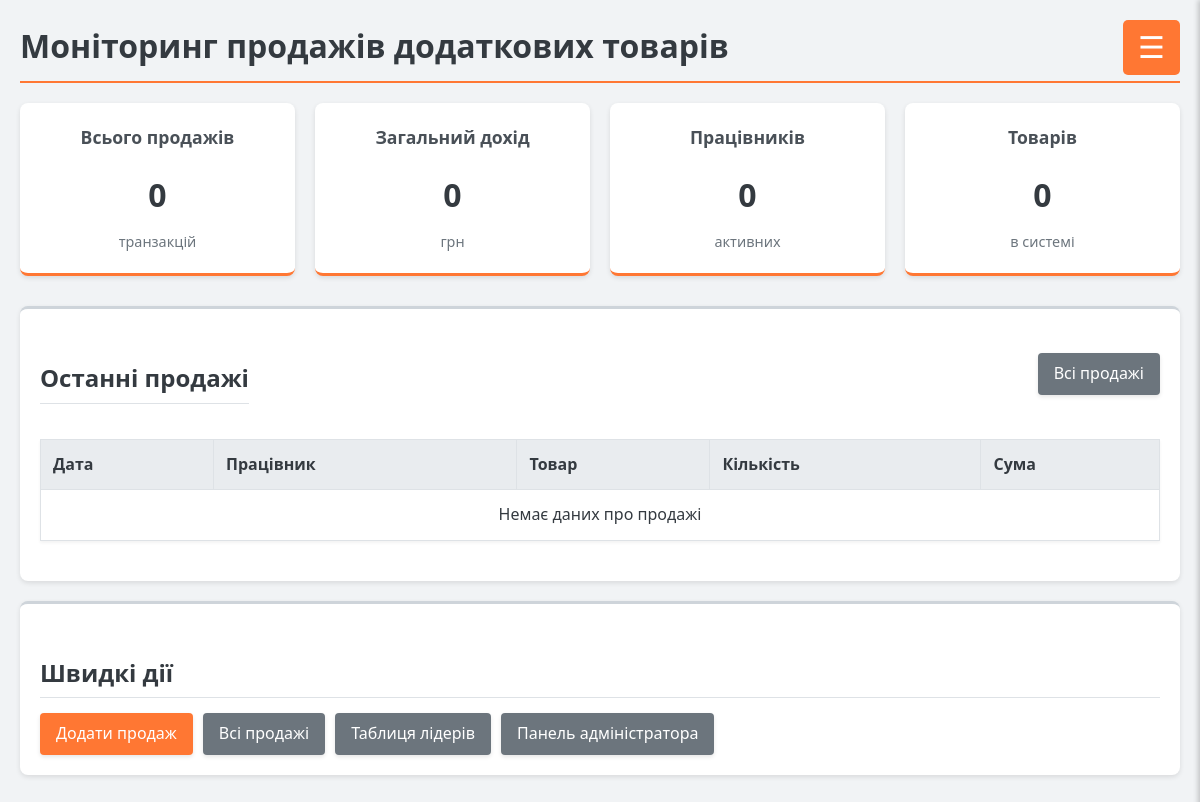
Before: / with the older database file.
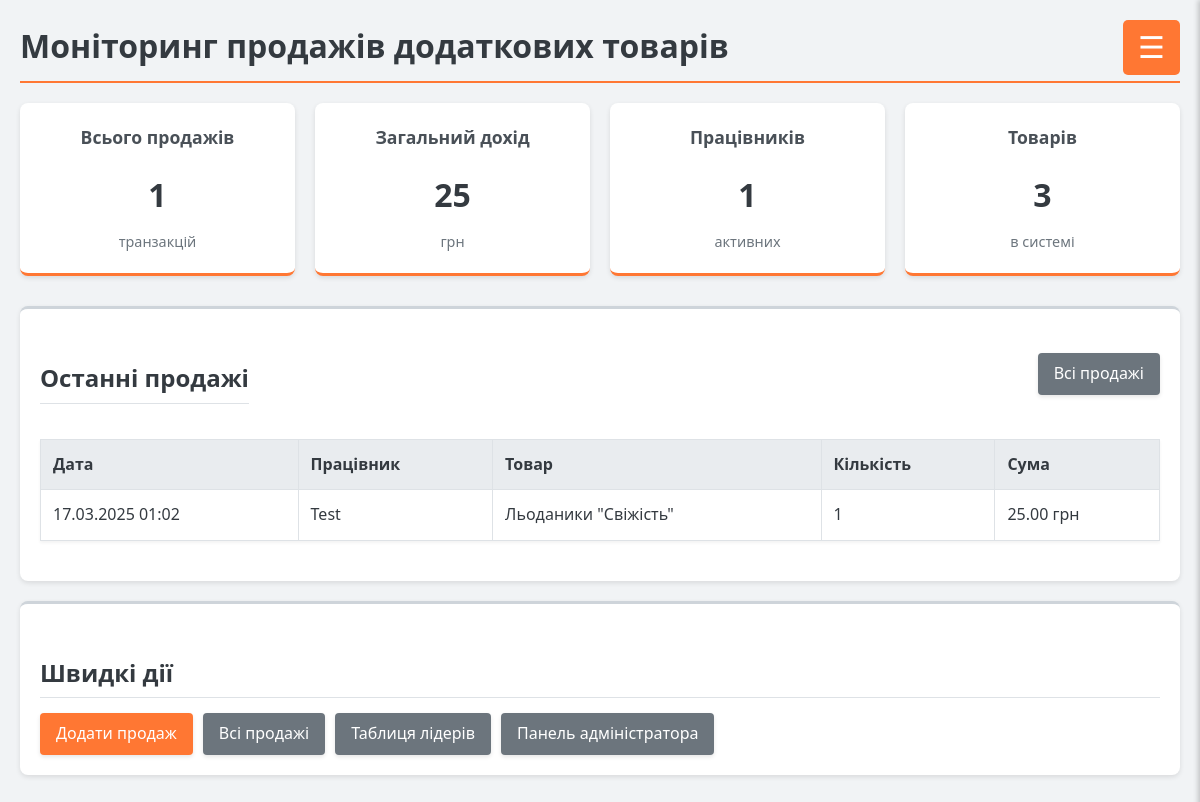
After: the same page with the newer database file.
### app/models.py (models this page shows, shortened)
class Sale(models.Model):
    employee = models.ForeignKey(Employee, on_delete=models.CASCADE, verbose_name="Працівник")
    product = models.ForeignKey(Product, on_delete=models.CASCADE, verbose_name="Товар")
    quantity = models.IntegerField(
        default=1,
        verbose_name="Кількість",
        validators=[MinValueValidator(1)]
    )
    date = models.DateTimeField(default=timezone.now, verbose_name="Дата продажу")
    @property
    def total_price(self):
        return self.product.price * self.quantity
    class Meta:
        verbose_name = "Продаж"
        verbose_name_plural = "Продажі"

class Employee(models.Model):
    user = models.OneToOneField(User, on_delete=models.CASCADE, related_name='employee')
    position = models.CharField(max_length=100, verbose_name="Посада")
    phone = models.CharField(max_length=15, verbose_name="Телефон")
    def __str__(self):
        return f"{self.user.get_full_name() or self.user.username}"
    class Meta:
        verbose_name = "Працівник"
        verbose_name_plural = "Працівники"

class Product(models.Model):
    name = models.CharField(max_length=255, verbose_name="Назва товару")
    price = models.DecimalField(
        max_digits=10,
        decimal_places=2,
        verbose_name="Ціна",
        validators=[MinValueValidator(0.01)]
    )
    quantity = models.PositiveIntegerField(verbose_name="Кількість", default=0)
    active = models.BooleanField(default=True, verbose_name="Активний")
    def __str__(self):
        return self.name
    class Meta:
        verbose_name = "Товар"
        verbose_name_plural = "Товари"

### app/views.py (the view)
# urls.py: path('', views.home, name='home'),
def home(request):
    total_sales = Sale.objects.count()
    total_revenue = Sale.objects.aggregate(total=Sum('product__price'))['total'] or 0
    employees_count = Employee.objects.count()
    products_count = Product.objects.count()
    recent_sales = Sale.objects.order_by('-date')[:5]
    return render(request, 'app/home.html', {
        'total_sales': total_sales,
        'total_revenue': total_revenue,
        'employees_count': employees_count,
        'products_count': products_count,
        'recent_sales': recent_sales,
    })

### app/templates/app/home.html (shortened to what this page needs)
{% extends 'base.html' %}
{% block content %}
<h1>Моніторинг продажів додаткових товарів</h1>
<div class="stats-row">
    <div class="stat-card">
        <h3>Всього продажів</h3>
        <div class="stat-value">{{ total_sales }}</div>
        <div class="stat-label">транзакцій</div>
    </div>
    <div class="stat-card">
        <h3>Загальний дохід</h3>
        <div class="stat-value">{{ total_revenue }}</div>
        <div class="stat-label">грн</div>
    </div>
    <div class="stat-card">
        <h3>Працівників</h3>
        <div class="stat-value">{{ employees_count }}</div>
        <div class="stat-label">активних</div>
    </div>
    <div class="stat-card">
        <h3>Товарів</h3>
        <div class="stat-value">{{ products_count }}</div>
        <div class="stat-label">в системі</div>
    </div>
</div>
<div class="card">
    <div class="header">
        <h2>Останні продажі</h2>
        <a href="{% url 'sales_list' %}" class="btn btn-secondary">Всі продажі</a>
    </div>
    <table>
        <thead>
            <tr>
                <th>Дата</th>
                <th>Працівник</th>
                <th>Товар</th>
                <th>Кількість</th>
                <th>Сума</th>
            </tr>
        </thead>
        <tbody>
            {% for sale in recent_sales %}
            <tr>
                <td>{{ sale.date|date:"d.m.Y H:i" }}</td>
                <td>{{ sale.employee }}</td>
                <td>{{ sale.product }}</td>
                <td>{{ sale.quantity }}</td>
                <td>{{ sale.total_price }} грн</td>
            </tr>
            {% empty %}
            <tr>
                <td colspan="5" style="text-align: center;">Немає даних про продажі</td>
            </tr>
            {% endfor %}
        </tbody>
    </table>
</div>
<div class="card">
    <h2>Швидкі дії</h2>
    <div style="display: flex; gap: 10px; flex-wrap: wrap;">
        <a href="{% url 'add_sale' %}" class="btn">Додати продаж</a>
        <a href="{% url 'sales_list' %}" class="btn btn-secondary">Всі продажі</a>
        <a href="{% url 'leaderboard' %}" class="btn btn-secondary">Таблиця лідерів</a>
        <a href="{% url 'admin_dashboard' %}" class="btn btn-secondary">Панель адміністратора</a>
    </div>
</div>
{% endblock %}

Changed rows visible on the page:
added Sale: date "17.03.2025 01:02", employee "Test", product "Льоданики \"Свіжість\"", quantity "1", total_price "25.00"
Other visible differences:
{{ total_sales }}: "0" → "1"
{{ total_revenue }}: "0" → "25"
{{ employees_count }}: "0" → "1"
{{ products_count }}: "0" → "3"
text no longer shown: "Немає даних про продажі"
